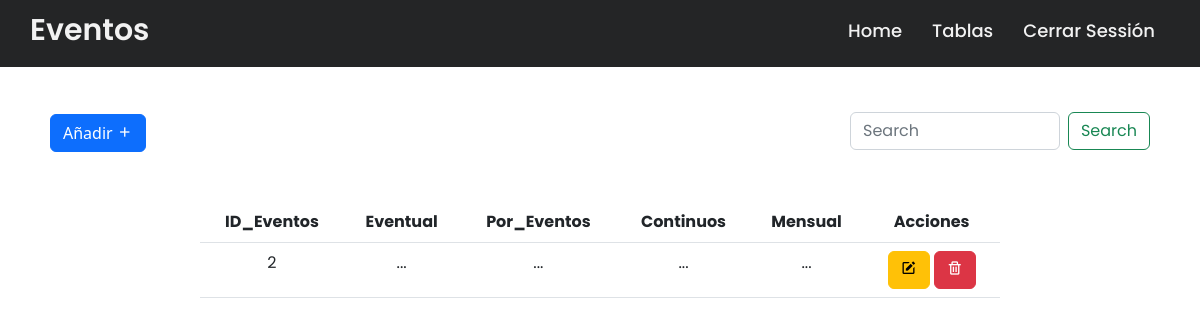
The app's page /tab/Eventos/eventos.php (signed in) with its own data.
### tables this page shows
CREATE TABLE `eventos` (
  `ID_Eventos` int(11) NOT NULL,
  `Eventual` varchar(50) NOT NULL,
  `Por_Eventos` varchar(50) NOT NULL,
  `Continuos` varchar(50) NOT NULL,
  `Mensual` varchar(50) NOT NULL
);

### tab/Eventos/eventos.php (the view, shortened to what this page needs)
<?php include('../../config/conexion.php'); ?>
<!DOCTYPE html>
<html lang="en">
<head>
    <link rel="stylesheet" href="../../css/navbar.css">
    <link href="https://cdn.jsdelivr.net/npm/bootstrap@5.2.2/dist/css/bootstrap.min.css" rel="stylesheet">
    <link href='https://unpkg.com/boxicons@2.1.4/css/boxicons.min.css' rel='stylesheet'>
    <link rel="stylesheet" href="https://cdnjs.cloudflare.com/ajax/libs/font-awesome/5.15.3/css/all.min.css"/>
</head>
<body><br>
    <div class="navbar">
    <nav>
    <div class="wrapper">
      <div class="logo"><a href="#"> Eventos </a></div>
      <ul class="nav-links">
        <li><a href="../../home.php">Home</a></li>
        <li>
          <a href="#" class="desktop-item">Tablas</a>
        </li>
        <li><a type="submite" href="../../destroy.php">Cerrar Sessión</a></li>
      </ul>
    </div>
  </nav>
    </div>
    <br>
    <div class="position-absolute top-10 end-0" style="width: 300px; margin-right: 50px;"><br><br>
    <form class="d-flex" role="search">
        <input class="form-control me-2" type="search" placeholder="Search" aria-label="Search">
        <button class="btn btn-outline-success" type="submit">Search</button>
      </form>
    </div>
      <button type="button" class="btn btn-primary" data-bs-toggle="modal" data-bs-target="#exampleModal" style="margin: 50px;">
        Añadir <i class='bx bx-plus'></i>
    </button>
    <div class="row justify-content-center">
    <table class="table" style="width: 800px;">
  <thead class="text-center">
    <tr>
      <th scope="col">ID_Eventos</th>
      <th scope="col">Eventual</th>
      <th scope="col">Por_Eventos</th>
      <th scope="col">Continuos</th>
      <th scope="col">Mensual</th>
      <th scope="col">Acciones</th>
    </tr>
  </thead>
  <tbody class="text-center">
    <?php
      $query = "SELECT * FROM eventos";
      $result_task = mysqli_query($conexion, $query);
      while($row = mysqli_fetch_assoc($result_task)) { ?>
      <tr>
        <td><?php echo $row['ID_Eventos']; ?></td>
        <td><?php echo $row['Eventual']; ?></td>
        <td><?php echo $row['Por_Eventos']; ?></td>
        <td><?php echo $row['Continuos']; ?></td>
        <td><?php echo $row['Mensual']; ?></td>
        <td>
          <a href="edit.php?ID_Eventos=<?php echo $row['ID_Eventos']?>" class="btn btn-warning">
            <i class='bx bxs-edit'></i>
          </a>
          <a href="delete.php?ID_Eventos=<?php echo $row['ID_Eventos']?>" class="btn btn-danger">
            <i class='bx bx-trash'></i>
          </a>
        </td>
      </tr>
      <?php } ?>
  </tbody>
</table>
    </div>
</body>
</html>

### css/navbar.css (style rules this page uses)
* { margin: 0; padding: 0; box-sizing: border-box; font-family: 'Poppins', sans-serif; }
nav { position: fixed; z-index: 99; width: 100%; background: #242526; }
nav .wrapper { position: relative; max-width: 1300px; padding: 0px 30px; height: 70px; line-height: 70px; margin: auto; display: flex; align-items: center; justify-content: space-between; }
.wrapper .logo a { color: #f2f2f2; font-size: 30px; font-weight: 600; text-decoration: none; }
.wrapper .nav-links { display: inline-flex; text-decoration: none; }
.nav-links { margin-top: 15px; }
.nav-links li { list-style: none; }
.nav-links li a { color: #f2f2f2; text-decoration: none; font-size: 18px; font-weight: 500; padding: 9px 15px; border-radius: 5px; transition: all 0.3s ease; }

### records on screen
eventos: ID_Eventos "2", Eventual "...", Por_Eventos "...", Continuos "...", Mensual "..."
